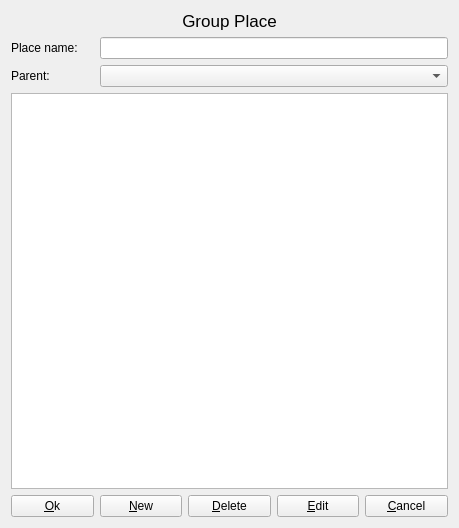
<?xml version="1.0" encoding="UTF-8"?>
<ui version="4.0">
 <class>AtpModulesGroupPlace</class>
 <widget class="QWidget" name="AtpModulesGroupPlace">
  <property name="geometry">
   <rect>
    <x>0</x>
    <y>0</y>
    <width>459</width>
    <height>528</height>
   </rect>
  </property>
  <property name="windowTitle">
   <string>Form</string>
  </property>
  <layout class="QGridLayout" name="gridLayout">
   <item row="0" column="0" colspan="5">
    <widget class="QLabel" name="label">
     <property name="font">
      <font>
       <pointsize>13</pointsize>
      </font>
     </property>
     <property name="text">
      <string>Group Place</string>
     </property>
     <property name="alignment">
      <set>Qt::AlignCenter</set>
     </property>
    </widget>
   </item>
   <item row="1" column="0">
    <widget class="QLabel" name="label_2">
     <property name="text">
      <string>Place name:</string>
     </property>
    </widget>
   </item>
   <item row="1" column="1" colspan="4">
    <widget class="QLineEdit" name="editName"/>
   </item>
   <item row="2" column="0">
    <widget class="QLabel" name="label_3">
     <property name="text">
      <string>Parent:</string>
     </property>
    </widget>
   </item>
   <item row="2" column="1" colspan="4">
    <widget class="QComboBox" name="comboParent"/>
   </item>
   <item row="3" column="0" colspan="5">
    <widget class="QTreeView" name="tableGroup"/>
   </item>
   <item row="4" column="0">
    <widget class="QPushButton" name="buttonOk">
     <property name="sizePolicy">
      <sizepolicy hsizetype="Minimum" vsizetype="Fixed">
       <horstretch>0</horstretch>
       <verstretch>0</verstretch>
      </sizepolicy>
     </property>
     <property name="text">
      <string>&amp;Ok</string>
     </property>
    </widget>
   </item>
   <item row="4" column="1">
    <widget class="QPushButton" name="buttonNew">
     <property name="sizePolicy">
      <sizepolicy hsizetype="Minimum" vsizetype="Fixed">
       <horstretch>0</horstretch>
       <verstretch>0</verstretch>
      </sizepolicy>
     </property>
     <property name="text">
      <string>&amp;New</string>
     </property>
    </widget>
   </item>
   <item row="4" column="2">
    <widget class="QPushButton" name="buttonDelete">
     <property name="sizePolicy">
      <sizepolicy hsizetype="Minimum" vsizetype="Fixed">
       <horstretch>0</horstretch>
       <verstretch>0</verstretch>
      </sizepolicy>
     </property>
     <property name="text">
      <string>&amp;Delete</string>
     </property>
    </widget>
   </item>
   <item row="4" column="3">
    <widget class="QPushButton" name="buttonEdit">
     <property name="sizePolicy">
      <sizepolicy hsizetype="Minimum" vsizetype="Fixed">
       <horstretch>0</horstretch>
       <verstretch>0</verstretch>
      </sizepolicy>
     </property>
     <property name="text">
      <string>&amp;Edit</string>
     </property>
    </widget>
   </item>
   <item row="4" column="4">
    <widget class="QPushButton" name="buttonCancel">
     <property name="sizePolicy">
      <sizepolicy hsizetype="Minimum" vsizetype="Fixed">
       <horstretch>0</horstretch>
       <verstretch>0</verstretch>
      </sizepolicy>
     </property>
     <property name="text">
      <string>&amp;Cancel</string>
     </property>
    </widget>
   </item>
  </layout>
 </widget>
 <resources/>
 <connections/>
</ui>
